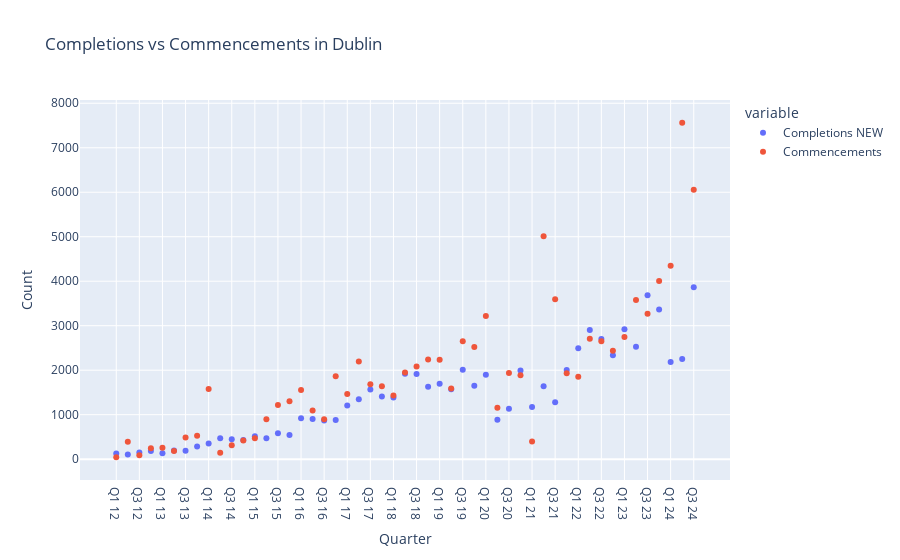

Source (notebook cell):
### Markdown cell above
### Visualisation 3

### Code cell
x = dublin_housing['Quarter']
y = dublin_housing.columns
chart_type = "scatter" # 'line', 'bar', 'scatter'
title="Completions vs Commencements in Dublin"
y_axis_label="Count"
fig = dt.visualize_data(dublin_housing, x, y[1:3], chart_type, title, y_axis_label)
fig.show()

### Figure 1 — Plotly figure (JSON) as saved in the notebook; plotly's stock layout.template omitted (floating-point values rounded to 4 significant figures)
{"data": [{"hovertemplate": "variable=Completions NEW<br>Quarter=%{x}<br>value=%{y}<extra></extra>", "legendgroup": "Completions NEW", "marker": {"color": "#636efa", "symbol": "circle"}, "mode": "markers", "name": "Completions NEW", "orientation": "v", "showlegend": true, "type": "scatter", "x": ["Q1 12", "Q2 12", "Q3 12", "Q4 12", "Q1 13", "Q2 13", "Q3 13", "Q4 13", "Q1 14", "Q2 14", "Q3 14", "Q4 14", "Q1 15", "Q2 15", "Q3 15", "Q4 15", "Q1 16", "Q2 16", "Q3 16", "Q4 16", "Q1 17", "Q2 17", "Q3 17", "Q4 17", "Q1 18", "Q2 18", "Q3 18", "Q4 18", "Q1 19", "Q2 19", "Q3 19", "Q4 19", "Q1 20", "Q2 20", "Q3 20", "Q4 20", "Q1 21", "Q2 21", "Q3 21", "Q4 21", "Q1 22", "Q2 22", "Q3 22", "Q4 22", "Q1 23", "Q2 23", "Q3 23", "Q4 23", "Q1 24", "Q2 24", "Q3 24"], "xaxis": "x", "y": [128, 107, 150, 185, 131, 197, 188, 283, 350, 471, 448, 432, 517, 468, 584, 543, 918, 901, 868, 879, 1206, 1344, 1564, 1406, 1385, 1919, 1917, 1625, 1696, 1571, 2010, 1650, 1896, 888, 1136, 1995, 1170, 1638, 1278, 2004, 2495, 2905, 2702, 2333, 2922, 2526, 3686, 3362, 2184, 2250, 3862], "yaxis": "y"}, {"hovertemplate": "variable=Commencements<br>Quarter=%{x}<br>value=%{y}<extra></extra>", "legendgroup": "Commencements", "marker": {"color": "#EF553B", "symbol": "circle"}, "mode": "markers", "name": "Commencements", "orientation": "v", "showlegend": true, "type": "scatter", "x": ["Q1 12", "Q2 12", "Q3 12", "Q4 12", "Q1 13", "Q2 13", "Q3 13", "Q4 13", "Q1 14", "Q2 14", "Q3 14", "Q4 14", "Q1 15", "Q2 15", "Q3 15", "Q4 15", "Q1 16", "Q2 16", "Q3 16", "Q4 16", "Q1 17", "Q2 17", "Q3 17", "Q4 17", "Q1 18", "Q2 18", "Q3 18", "Q4 18", "Q1 19", "Q2 19", "Q3 19", "Q4 19", "Q1 20", "Q2 20", "Q3 20", "Q4 20", "Q1 21", "Q2 21", "Q3 21", "Q4 21", "Q1 22", "Q2 22", "Q3 22", "Q4 22", "Q1 23", "Q2 23", "Q3 23", "Q4 23", "Q1 24", "Q2 24", "Q3 24"], "xaxis": "x", "y": [43, 391, 89, 243, 254, 182, 487, 528, 1575, 144, 311, 420, 469, 898, 1218, 1301, 1552, 1093, 897, 1862, 1465, 2196, 1686, 1640, 1433, 1950, 2084, 2240, 2237, 1589, 2648, 2524, 3218, 1154, 1935, 1886, 395, 5013, 3596, 1932, 1855, 2704, 2653, 2435, 2747, 3577, 3267, 4002, 4347, 7562, 6056], "yaxis": "y"}], "layout": {"autosize": true, "legend": {"title": {"text": "variable"}, "tracegroupgap": 0}, "title": {"text": "Completions vs Commencements in Dublin"}, "xaxis": {"anchor": "y", "autorange": true, "domain": [0, 1], "range": [-3.049, 53.05], "title": {"text": "Quarter"}, "type": "category"}, "yaxis": {"anchor": "x", "autorange": true, "domain": [0, 1], "range": [-578.7, 8184.0], "title": {"text": "Count"}, "type": "linear"}}}
